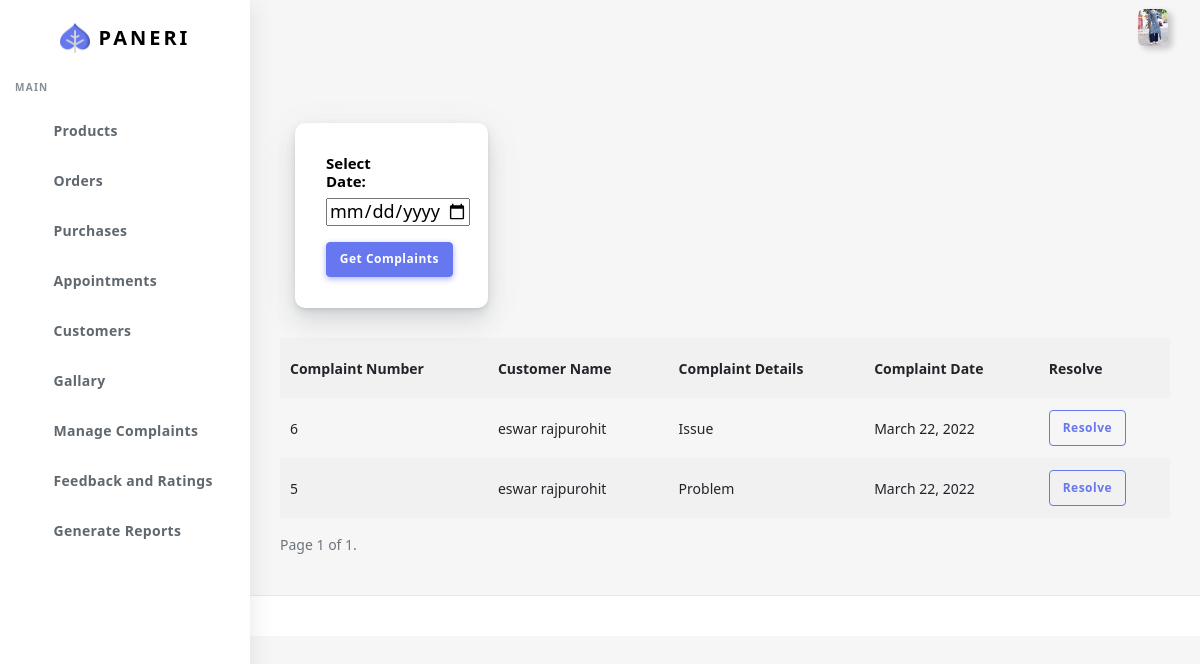
/complaints (signed in), run on the app's committed database.
### customer/models.py (models this page shows, shortened)
class UserBase(models.Model):
    user_id=models.OneToOneField(User,on_delete=CASCADE,primary_key=True)
    first_name=models.CharField(max_length=45)
    last_name=models.CharField(max_length=45)
    gender=models.BooleanField(default="Not Specified")
    dob=models.DateField(default="Not Specified")
    cus_add1=models.TextField(null=True,blank=True)
    cus_add2=models.TextField(null=True,blank=True)
    pincode=models.IntegerField()
    Cus_phone=models.CharField(max_length=10)
    profile=models.ImageField(upload_to="profileImages/",max_length=1500)
    area_id=models.ForeignKey(Area,on_delete=CASCADE)
    class meta:
        ordering = ['user_id']

class Complaint(models.Model):
    title=models.CharField(max_length=45)
    com_desc=models.CharField(max_length=200)
    com_date=models.DateField(auto_now=True)
    com_resolve=models.BooleanField(default=False)
    product_id=models.ForeignKey(Product,on_delete=CASCADE)
    userbase=models.ForeignKey(UserBase,on_delete=CASCADE)

### customer/views.py (the view)
# urls.py: path("complaints",views.complaints,name="complaints"),
@login_required(login_url='sign-in')
def complaints(request):
    checklocal(request)
    complaint=Complaint.objects.all().order_by('-id')
    paginator=Paginator(complaint,5)
    page_number=request.GET.get('page')
    comp=paginator.get_page(page_number)
    return render(request,"Mainadmin/pen-comp.html",{'complaint':comp})

### customer/views.py (called while the page is built)
def checklocal(request):
    if request.user.is_staff==False:
        logout(request)

### customer/templates/Mainadmin/pen-comp.html (shortened to what this page needs)
{% extends "Mainadmin/index.html" %}
{% load static %}
{% block body %}
      <div class="main-content">
        <section class="section">
          <div class="section-body">
            <tabel>
              <tr>
                <th>
                  <div class="col-xl-3 col-lg-6 col-md-6 col-sm-6 col-xs-12">
                    <div class="card">
                      <div class="card-statistic-4">
                        <form id="sup" action="filtercomp" method="post">
                        <div class="align-items-center justify-content-between">
                          <div class="row ">
                            <div class="col-lg-6 col-md-6 col-sm-6 col-xs-6 pr-0 pt-3">
                              <div class="card-content">
                                <h5 class="font-15 ml-3">Select Date:</h5>
                                <h2 class="mb-3 font-18 ml-3"><input type="date" id="compdate" name="compdate" required></h2>
                              </div>
                            </div>
                          </div>
                          <th>
                            <button class="btn btn-primary ml-3 mb-3" type="submit">Get Complaints</button>
                          </th>
                          </div>
                        </form>
                        </div>
                      </div>
                    </div>
                  </div>
      <div class="card-body p-0">
        <div class="table-responsive">
          {% if complaint %}
          <table class="table table-striped">
            <tr>
              <th>Complaint Number</th>
              <th>Customer Name</th>
              <th>Complaint Details</th>
              <th>Complaint Date</th>
              <th>Resolve</th>
            </tr>
            {% for c in complaint %}
            <tr>
              <td>{{c.id}}</td>
              <td class="text-truncate">
                {{c.userbase.first_name}}
                {{c.userbase.last_name}}
              </td>
              <td>{{c.title}}</td>
              <td>{{c.com_date}}</td>
              {% if c.com_resolve == False %}
              <td><a href="{% url 'rescomp' c.id %}" class="btn btn-outline-primary">Resolve</a>
              </td>
                {% else %}
                <td><label class="btn icon-right btn-primary">Resolved <i class="fas fa-check"></i></label></td>
              {% endif %}
            </tr>
            {% endfor %}
          </table>
          <div class="pagination">
            <span class="step-links">
                <span class="current">
                    Page {{ complaint.number }} of {{ complaint.paginator.num_pages }}.
                </span>
            </span>
        </div>
          {% else %}
          <hr>
          <h4 class="text-center">No Complaints Found</h4>
          {% endif %}
        </div>
      </div>
          </div>
      </div>
      <footer class="main-footer">
      </footer>
      {% endblock body %}

### customer/templates/Mainadmin/index.html (shortened to what this page needs)
{% load static %}
<!DOCTYPE html>
<html lang="en">
<head>
  <link rel="stylesheet" href="{% static 'customer/assets/css/app.min.css' %} ">
  <link rel="stylesheet" href="{% static 'customer/assets/bundles/datatables/datatables.min.css' %} ">
  <link rel="stylesheet" href="{% static 'customer/assets/bundles/datatables/dataTables.bootstrap4.min.css' %} ">
  <link rel="stylesheet" href="{% static 'customer/assets/bundles/datatables/select.bootstrap4.min.css' %} ">
  <link rel="stylesheet" href="{% static 'customer/assets/css/style.css' %} ">
  <link rel="stylesheet" href="{% static 'customer/assets/css/components.css' %} ">
  <link rel="stylesheet" href="{% static 'customer/assets/css/custom.css' %} ">
</head>
<body>
  <div id="app">
    <div class="main-wrapper main-wrapper-1">
      <div class="navbar-bg"></div>
      <nav class="navbar navbar-expand-lg main-navbar sticky">
        <div class="form-inline mr-auto">
          <ul class="navbar-nav mr-3">
            <li><a href="#" data-toggle="sidebar" class="nav-link nav-link-lg
									collapse-btn"> </a></li>
            <li><a href="#" class="nav-link nav-link-lg fullscreen-btn">
              </a></li>
          </ul>
        </div>
        <ul class="navbar-nav navbar-right">
          <li class="dropdown dropdown-list-toggle"><a href="" id="read" data-toggle="dropdown"
            class="nav-link notification-toggle nav-link-lg"><i data-feather="bell" class="bell"></i>
          </a>
        </li>
          <li class="dropdown"><a href="#" data-toggle="dropdown"
              class="nav-link dropdown-toggle nav-link-lg nav-link-user"> <img alt="image" src="/media/{{request.user.userbase.profile}} "
                class="user-img-radious-style"> </a>
          </li>
        </ul>
      </nav>
      <div class="main-sidebar sidebar-style-2">
        <aside id="sidebar-wrapper">
          <div class="sidebar-brand">
            <a href="{% url 'index' %}"> <img alt="image" src="{% static 'customer/assets/img/logo.png' %} " class="header-logo" /> <span
                class="logo-name">Paneri</span>
            </a>
          </div>
          <ul class="sidebar-menu">
            <li class="menu-header">Main</li>
            <li ><a class="nav-link" href="{% url 'products' %}"><span>Products</span></a></li>
            <li class="dropdown">
              <a href="#" class="menu-toggle nav-link has-dropdown"><span>Orders</span></a>
            </li>
            <li class="dropdown">
              <a href="#" class="menu-toggle nav-link has-dropdown"><span>Purchases</span></a>
            </li>
            <li><a href="{% url 'appointment' %}" class="nav-link"><span>Appointments</span></a></li>
            <li><a href="{% url 'customers' %}" class="nav-link"><span>Customers</span></a></li>
            <li><a href="{% url 'gallary' %}" class="nav-link"><span>Gallary</span></a></li>
            <li><a href="{% url 'complaints' %}" class="nav-link"><span>Manage Complaints</span></a></li>
            <li><a href="{% url 'feedback' %}" class="nav-link"><span>Feedback and Ratings</span></a></li>
            <li><a class="nav-link" href="{% url 'gen_reports' %}"> <span class="icon-name">Generate Reports</span></a></li>
          </ul>
        </aside>
      </div>
       </div>
      {% block body %}
      {% endblock body %}
</body>
</html>

### data on the page
Complaint: id "6", userbase.first_name "eswar", userbase.last_name "rajpurohit", title "Issue", com_date "March 22, 2022", com_resolve "Resolve"
Complaint: id "5", userbase.first_name "eswar", userbase.last_name "rajpurohit", title "Problem", com_date "March 22, 2022", com_resolve "Resolve"

### other printed values
{{ complaint.number }} "1"
{{ complaint.paginator.num_pages }} "1"
